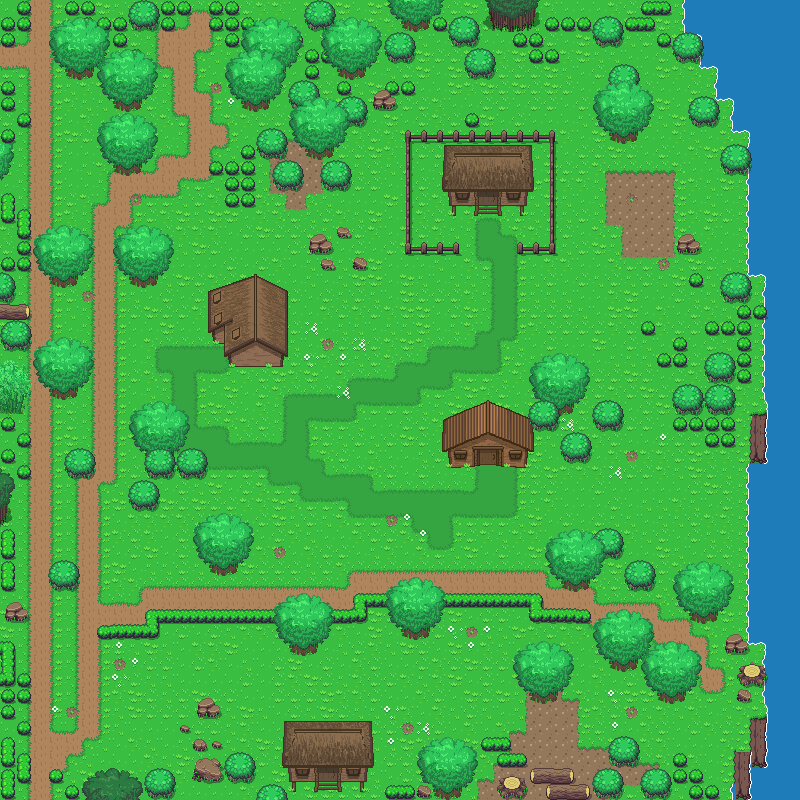

A 2D game scene composited from a Tiled map and its tileset images. What follows is a short description and the map's XML, with each tile layer's data collapsed to a summary:
An orthogonal 50x50 tile map with 16x16 px tiles, 10 tile layers (Base, endblock, Ciff, Objects 1, ...), 2 tilesets.

<map version="1.0.0" orientation="orthogonal" renderorder="left-down" width="50" height="50" tilewidth="16" tileheight="16" nextobjectid="1">
 <tileset firstgid="1" source="../Tileset/Overworld.tsx" />
 <tileset firstgid="1729" source="../Tileset/Building.tsx" />
 <layer name="Base" width="50" height="50">
  <data>[2500 cells, 2500 non-empty, 52 distinct tile ids]</data>
 </layer>
 <layer name="endblock" width="50" height="50">
  <data>[2500 cells, 239 non-empty, 64 distinct tile ids]</data>
 </layer>
 <layer name="Ciff" width="50" height="50">
  <data>[2500 cells, 21 non-empty, 7 distinct tile ids]</data>
 </layer>
 <layer name="Objects 1" width="50" height="50">
  <data>[2500 cells, 126 non-empty, 32 distinct tile ids]</data>
 </layer>
 <layer name="Plants 1" width="50" height="50">
  <data>[2500 cells, 168 non-empty, 8 distinct tile ids]</data>
 </layer>
 <layer name="Buildings 1" width="50" height="50">
  <data>[2500 cells, 109 non-empty, 81 distinct tile ids]</data>
 </layer>
 <layer name="Buildings 2" width="50" height="50">
  <data>[2500 cells, 0 non-empty, 0 distinct tile ids]</data>
 </layer>
 <layer name="Objects 2" width="50" height="50">
  <data>[2500 cells, 0 non-empty, 0 distinct tile ids]</data>
 </layer>
 <layer name="Plants 2" width="50" height="50">
  <data>[2500 cells, 100 non-empty, 5 distinct tile ids]</data>
 </layer>
 <layer name="Above Player" width="50" height="50">
  <properties>
   <property name="unity:sortingLayerName" value="AbovePlayer" />
  </properties>
  <data>[2500 cells, 192 non-empty, 25 distinct tile ids]</data>
 </layer>
</map>
